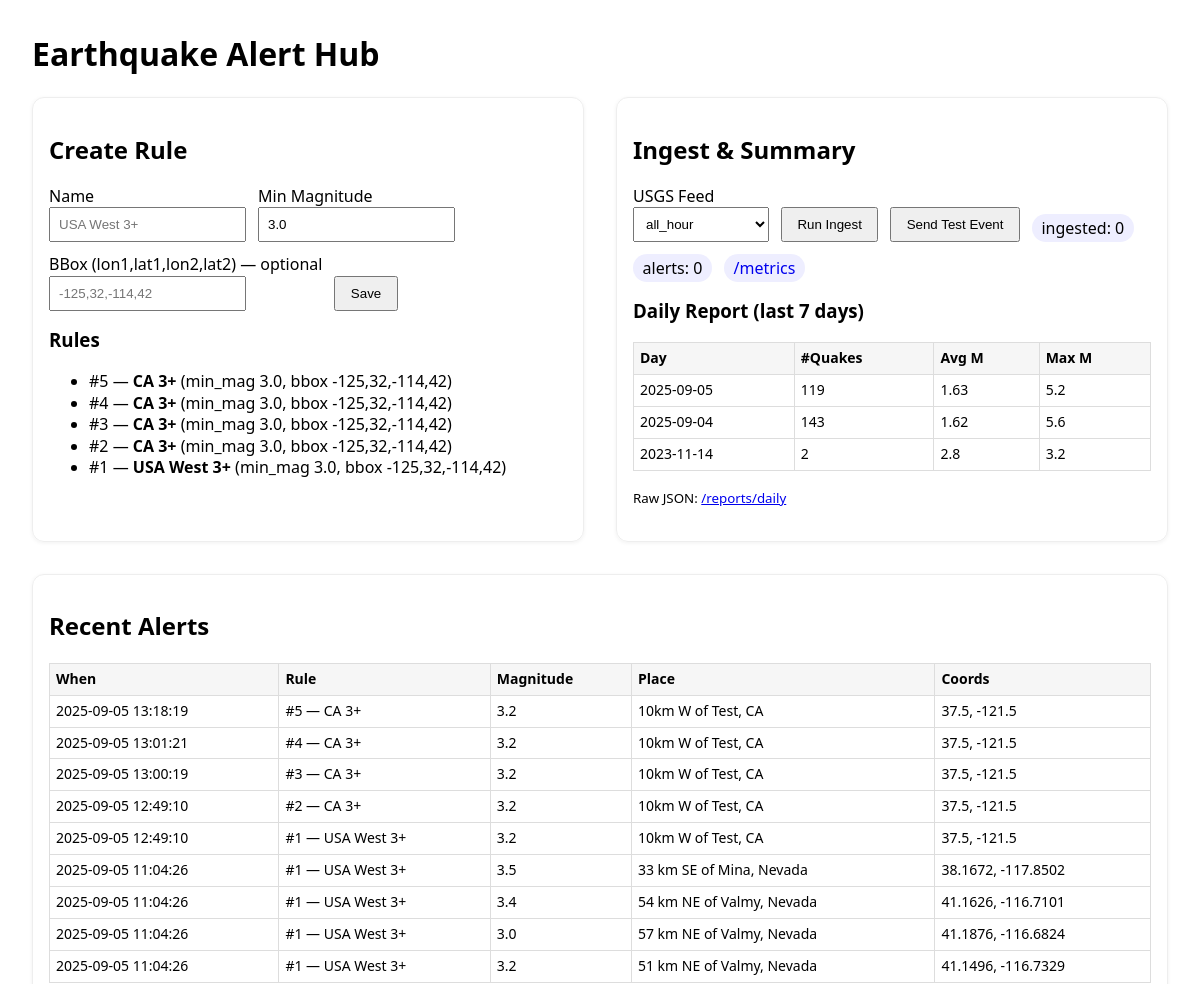
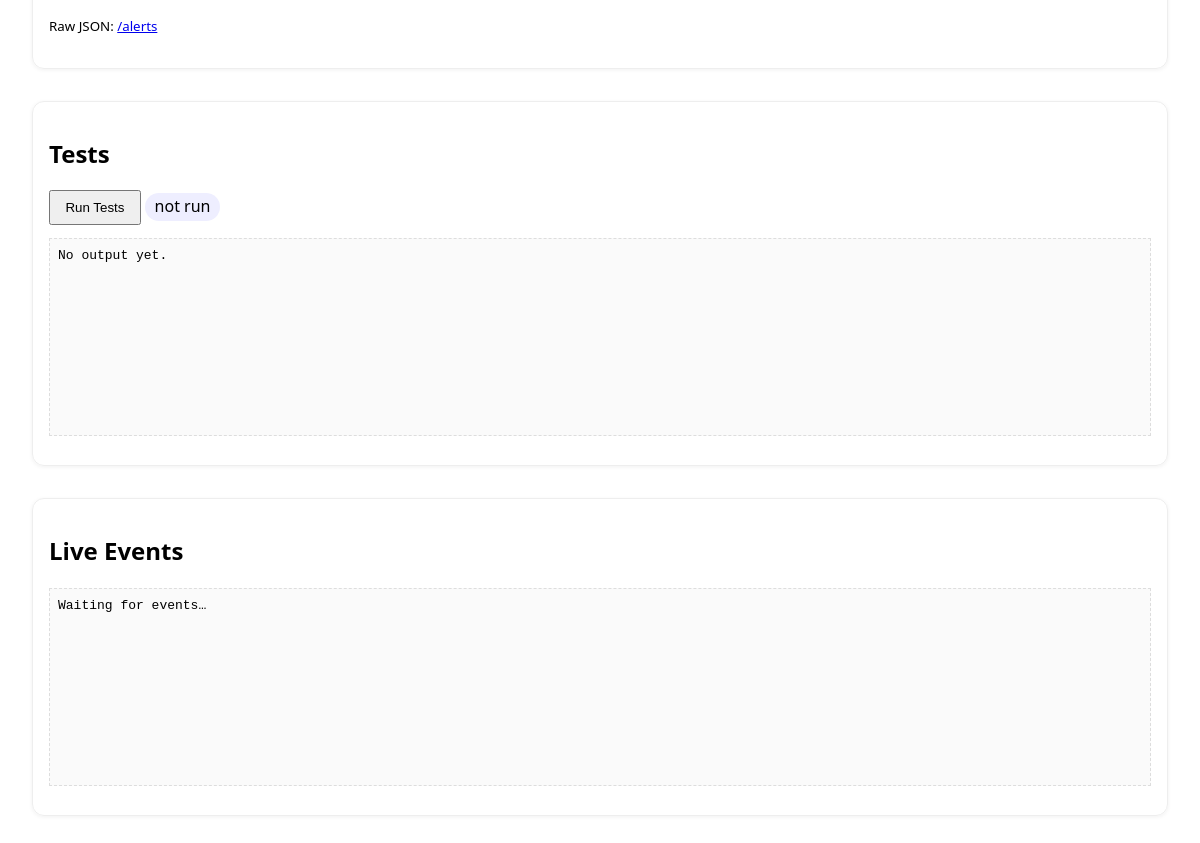
The page / on the database its author committed (2 pictures, top to bottom).
### tables this page shows
CREATE TABLE rules (
            id      INTEGER PRIMARY KEY AUTOINCREMENT,
            name    TEXT NOT NULL,
            min_mag REAL NOT NULL,
            bbox    TEXT  -- 'lon1,lat1,lon2,lat2'
        );

CREATE TABLE alerts (
            id        INTEGER PRIMARY KEY AUTOINCREMENT,
            quake_id  TEXT NOT NULL,
            rule_id   INTEGER NOT NULL,
            created_ms INTEGER NOT NULL,
            FOREIGN KEY(quake_id) REFERENCES quakes(id),
            FOREIGN KEY(rule_id) REFERENCES rules(id)
        );

CREATE TABLE quakes (
            id        TEXT PRIMARY KEY,
            time_ms   INTEGER NOT NULL,
            mag       REAL    NOT NULL,
            place     TEXT    NOT NULL,
            lon       REAL    NOT NULL,
            lat       REAL    NOT NULL,
            depth_km  REAL    NOT NULL
        );

### app/main.py (the view)
@app.get("/", response_class=HTMLResponse)
def home(request: Request):
    return templates.TemplateResponse(
        "index.html",
        {"request": request, "rules": list_rules(), "report": get_daily_report(7), "alerts": list_recent_alerts(25)},
    )

### app/templates/index.html (shortened to what this page needs)
<!DOCTYPE html>
<html>
  <head>
  </head>
  <body>
    <h1>Earthquake Alert Hub</h1>
    <div class="grid">
      <div class="card">
        <h2>Create Rule</h2>
        <form id="ruleForm" class="row" onsubmit="return saveRule(event)">
          <label>Name<br/><input name="name" type="text" placeholder="USA West 3+" required/></label>
          <label>Min Magnitude<br/><input name="min_mag" type="number" step="0.1" value="3.0"/></label>
          <label>BBox (lon1,lat1,lon2,lat2) — optional<br/><input name="bbox" type="text" placeholder="-125,32,-114,42"/></label>
          <button type="submit">Save</button>
        </form>
        <h3 style="margin-top:1rem;">Rules</h3>
        <ul id="rules">
          {% for r in rules %}
            <li>#{{r.id}} — <b>{{r.name}}</b> (min_mag {{r.min_mag}}, bbox {{r.bbox or '-'}})</li>
          {% endfor %}
        </ul>
      </div>
      <div class="card">
        <h2>Ingest & Summary</h2>
        <form id="ingestForm" class="row" onsubmit="return runIngest(event)">
          <label>USGS Feed<br/>
            <select name="feed">
              <option value="all_hour">all_hour</option>
            </select>
          </label>
          <button type="submit">Run Ingest</button>
          <button type="button" onclick="sendTest()">Send Test Event</button>
          <span id="ingested" class="pill">ingested: 0</span>
          <span id="alerts" class="pill">alerts: 0</span>
          <span class="pill"><a href="/metrics" target="_blank" style="text-decoration:none">/metrics</a></span>
        </form>
        <h3 style="margin-top:1rem;">Daily Report (last 7 days)</h3>
        <table>
          <thead><tr><th>Day</th><th>#Quakes</th><th>Avg M</th><th>Max M</th></tr></thead>
          <tbody>
            {% for row in report %}
              <tr><td>{{row.day}}</td><td>{{row.n}}</td><td>{{row.avg_mag}}</td><td>{{row.max_mag}}</td></tr>
            {% endfor %}
          </tbody>
        </table>
        <p><small>Raw JSON: <a href="/reports/daily" target="_blank">/reports/daily</a></small></p>
      </div>
    </div>
    <div class="card" style="margin-top:2rem;">
      <h2>Recent Alerts</h2>
      <table>
        <thead><tr><th>When</th><th>Rule</th><th>Magnitude</th><th>Place</th><th>Coords</th></tr></thead>
        <tbody id="alertsTable">
          {% for a in alerts %}
            <tr>
              <td data-epoch="{{ a.created_ms }}">{{ a.created_at or '' }}</td>
              <td>#{{a.rule_id}} — {{a.rule_name}}</td>
              <td>{{a.mag}}</td>
              <td>{{a.place}}</td>
              <td>{{a.lat}}, {{a.lon}}</td>
            </tr>
          {% endfor %}
        </tbody>
      </table>
      <p><small>Raw JSON: <a href="/alerts" target="_blank">/alerts</a></small></p>
    </div>
    <div class="card" style="margin-top:2rem;">
      <h2>Tests</h2>
      <button type="button" onclick="runTests()">Run Tests</button>
      <span id="testStatus" class="pill">not run</span>
      <pre id="testOutput">No output yet.</pre>
    </div>
    <div class="card" style="margin-top:2rem;">
      <h2>Live Events</h2>
      <pre id="lastEvent">Waiting for events…</pre>
    </div>
  </body>
</html>

### app/templates/index.html (style rules this page uses)
body { font-family:system-ui,Arial,sans-serif;margin:2rem;line-height:1.35 }
.grid { display:grid;grid-template-columns:1fr 1fr;gap:2rem }
.card { border:1px solid #eee;padding:1rem;border-radius:12px;box-shadow:0 1px 4px rgba(0,0,0,.06) }
table { border-collapse:collapse;width:100% }
th,td { border:1px solid #ddd;padding:6px;font-size:14px }
th { background:#f6f6f6;text-align:left }
.row { display:flex;gap:.75rem;align-items:flex-end;flex-wrap:wrap }
input,select { padding:.5rem }
button { padding:.5rem .9rem;cursor:pointer }
.pill { display:inline-block;padding:.2rem .6rem;border-radius:999px;background:#eef }
pre { background:#fafafa;border:1px dashed #ddd;padding:8px;height:180px;overflow:auto }

### rows shown on the page
rules: id "5", name "CA 3+", min_mag "3.0", bbox "-125,32,-114,42"
rules: id "4", name "CA 3+", min_mag "3.0", bbox "-125,32,-114,42"
rules: id "3", name "CA 3+", min_mag "3.0", bbox "-125,32,-114,42"
rules: id "2", name "CA 3+", min_mag "3.0", bbox "-125,32,-114,42"
rules: id "1", name "USA West 3+", min_mag "3.0", bbox "-125,32,-114,42"
alerts: created_at "2025-09-05 13:18:19", rule_id "5", rule_name "CA 3+", mag "3.2", place "10km W of Test, CA", lat "37.5", lon "-121.5"
alerts: created_at "2025-09-05 13:01:21", rule_id "4", rule_name "CA 3+", mag "3.2", place "10km W of Test, CA", lat "37.5", lon "-121.5"
alerts: created_at "2025-09-05 13:00:19", rule_id "3", rule_name "CA 3+", mag "3.2", place "10km W of Test, CA", lat "37.5", lon "-121.5"
alerts: created_at "2025-09-05 12:49:10", rule_id "2", rule_name "CA 3+", mag "3.2", place "10km W of Test, CA", lat "37.5", lon "-121.5"
alerts: created_at "2025-09-05 12:49:10", rule_id "1", rule_name "USA West 3+", mag "3.2", place "10km W of Test, CA", lat "37.5", lon "-121.5"
alerts: created_at "2025-09-05 11:04:26", rule_id "1", rule_name "USA West 3+", mag "3.5", place "33 km SE of Mina, Nevada", lat "38.1672", lon "-117.8502"
alerts: created_at "2025-09-05 11:04:26", rule_id "1", rule_name "USA West 3+", mag "3.4", place "54 km NE of Valmy, Nevada", lat "41.1626", lon "-116.7101"
alerts: created_at "2025-09-05 11:04:26", rule_id "1", rule_name "USA West 3+", mag "3.0", place "57 km NE of Valmy, Nevada", lat "41.1876", lon "-116.6824"
alerts: created_at "2025-09-05 11:04:26", rule_id "1", rule_name "USA West 3+", mag "3.2", place "51 km NE of Valmy, Nevada", lat "41.1496", lon "-116.7329"

### other values the page prints
{{ row.day }} "2025-09-05" "2025-09-04" "2023-11-14"
{{ row.n }} "119" "143" "2"
{{ row.avg_mag }} "1.63" "1.62" "2.8"
{{ row.max_mag }} "5.2" "5.6" "3.2"
